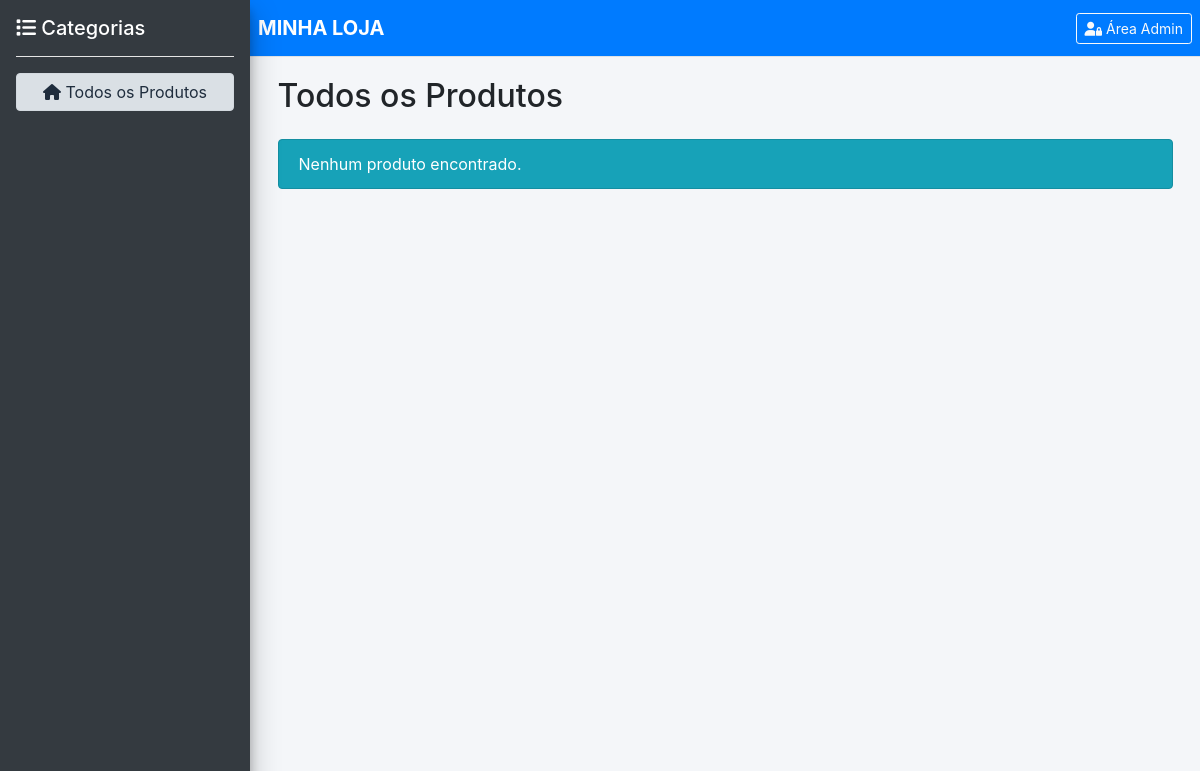
Page /loja/index.php on the earlier database version.
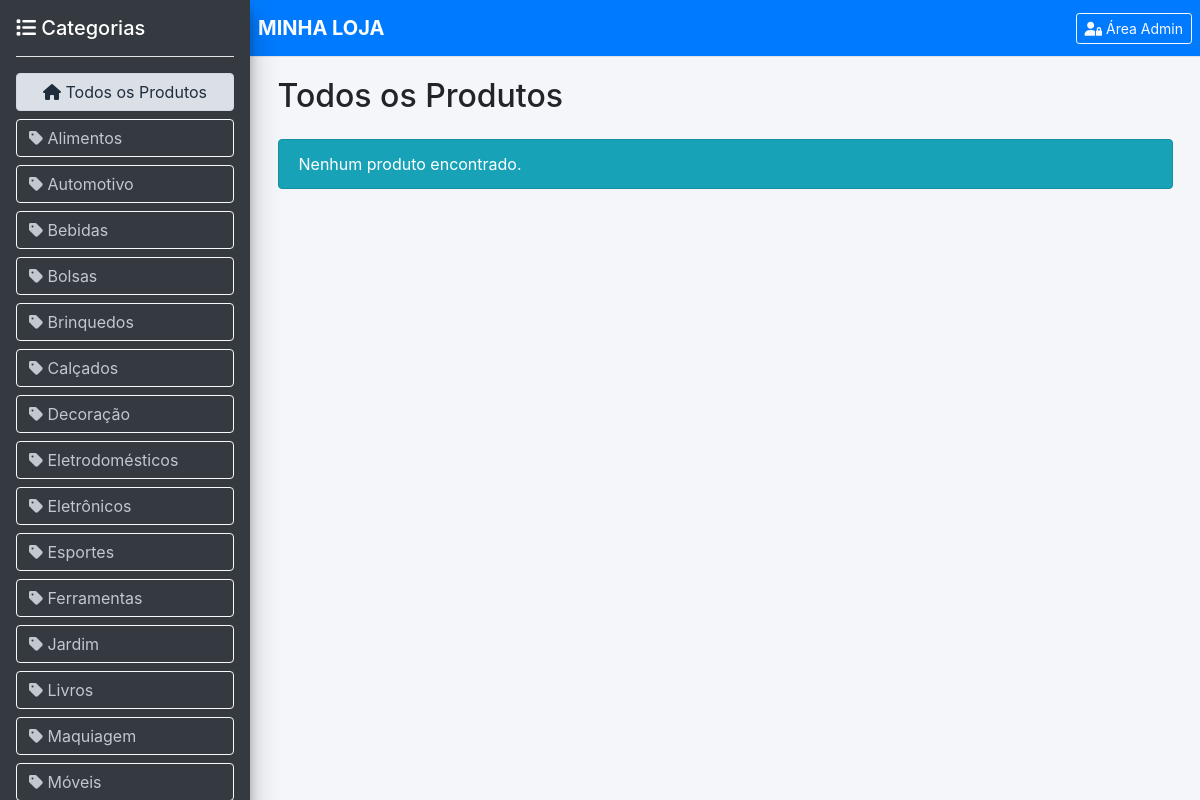
Same page on the later database version.
### tables this page shows
CREATE TABLE tb_categorias (
    id_categoria INT AUTO_INCREMENT PRIMARY KEY,
    nome_categoria VARCHAR(100) NOT NULL UNIQUE,
    descricao_categoria TEXT,
    id_user INT NOT NULL,
    data_cadastro DATETIME DEFAULT CURRENT_TIMESTAMP
);

### loja/index.php (the view, shortened to what this page needs)
<?php include('../config/conexao.php'); ?>
<!DOCTYPE html>
<html lang="pt-br">
<head>
  <link rel="stylesheet" href="../adminlte/dist/css/adminlte.min.css">
  <link rel="stylesheet" href="https://cdnjs.cloudflare.com/ajax/libs/font-awesome/6.5.0/css/all.min.css">
</head>
<body class="hold-transition sidebar-mini">
<div class="wrapper">
  <nav class="main-header navbar navbar-expand navbar-dark navbar-primary">
    <div class="container-fluid">
      <a href="index.php" class="navbar-brand"><strong>MINHA LOJA</strong></a>
      <ul class="navbar-nav ml-auto">
        <li class="nav-item">
          <a href="../paginas/home.php" class="btn btn-outline-light btn-sm">
            <i class="fas fa-user-lock"></i> Área Admin
          </a>
        </li>
      </ul>
    </div>
  </nav>
  <aside class="main-sidebar sidebar-dark-primary elevation-4" style="position:fixed;">
    <div class="sidebar p-3">
      <h5 class="text-white"><i class="fas fa-list"></i> Categorias</h5>
      <hr class="bg-white">
      <a href="index.php" class="btn btn-light btn-block mb-2 <?php echo !isset($_GET['cat']) ? 'active' : ''; ?>">
        <i class="fas fa-home"></i> Todos os Produtos
      </a>
      <?php
      $cats = $conect->query("SELECT * FROM tb_categorias ORDER BY nome_categoria");
      while($c = $cats->fetch(PDO::FETCH_OBJ)){
        $ativo = (isset($_GET['cat']) && $_GET['cat']==$c->id_categoria) ? 'active bg-warning' : '';
        echo "<a href='?cat={$c->id_categoria}' class='btn btn-outline-light btn-block text-left mb-1 $ativo'>
                <i class='fas fa-tag'></i> {$c->nome_categoria}
              </a>";
      }
      ?>
    </div>
  </aside>
  <div class="content-wrapper" style="margin-left:250px; padding:20px;">
    <div class="container-fluid">
      <h2 class="mb-4">
        <?php
        if(isset($_GET['cat'])){
          $id = (int)$_GET['cat'];
          $nome = $conect->prepare("SELECT nome_categoria FROM tb_categorias WHERE id_categoria = ?");
          $nome->execute([$id]);
          echo $nome->fetchColumn() ?: "Produtos";
        } else {
          echo "Todos os Produtos";
        }
        ?>
      </h2>
      <div class="row">
        <?php
        $sql = "SELECT p.*, COALESCE(v.estoque_atual,0) as estoque
                FROM tb_produtos p
                LEFT JOIN vw_estoque_atual v ON p.id_produto = v.id_produto
                WHERE p.status = 'ativo'";
        $sql .= " ORDER BY p.nome_produto";
        $produtos = $conect->query($sql);
        if($produtos->rowCount() == 0){
          echo '<div class="col-12"><div class="alert alert-info">Nenhum produto encontrado.</div></div>';
        }
        ?>
      </div>
    </div>
  </div>
</div>
</body>
</html>

### loja/index.php (style rules this page uses)
body { background:#f4f6f9; }

Differences in the rows shown:
added tb_categorias: nome_categoria "Alimentos"
added tb_categorias: nome_categoria "Automotivo"
added tb_categorias: nome_categoria "Bebidas"
added tb_categorias: nome_categoria "Bolsas"
added tb_categorias: nome_categoria "Brinquedos"
added tb_categorias: nome_categoria "Calçados"
added tb_categorias: nome_categoria "Decoração"
added tb_categorias: nome_categoria "Eletrodomésticos"
added tb_categorias: nome_categoria "Eletrônicos"
added tb_categorias: nome_categoria "Esportes"
added tb_categorias: nome_categoria "Ferramentas"
added tb_categorias: nome_categoria "Jardim"
added tb_categorias: nome_categoria "Livros"
added tb_categorias: nome_categoria "Maquiagem"
added tb_categorias: nome_categoria "Móveis"
